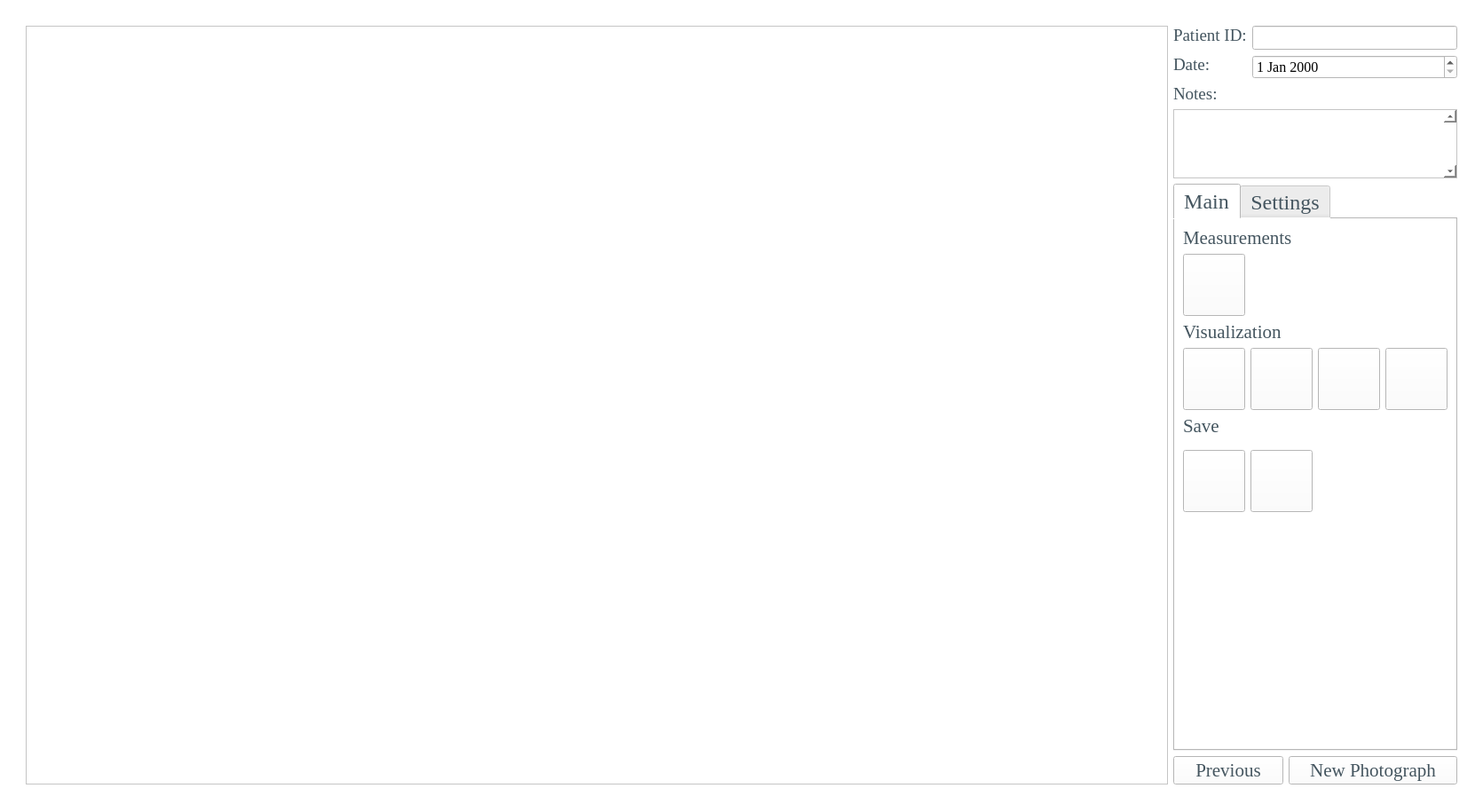
<?xml version="1.0" encoding="UTF-8"?>
<ui version="4.0">
 <class>MainWindow</class>
 <widget class="QMainWindow" name="MainWindow">
  <property name="geometry">
   <rect>
    <x>0</x>
    <y>0</y>
    <width>1671</width>
    <height>915</height>
   </rect>
  </property>
  <property name="minimumSize">
   <size>
    <width>1366</width>
    <height>768</height>
   </size>
  </property>
  <property name="windowTitle">
   <string>Emotrics+</string>
  </property>
  <property name="styleSheet">
   <string notr="true">background-color: rgb(255, 255, 255);</string>
  </property>
  <widget class="QWidget" name="centralwidget">
   <layout class="QGridLayout" name="gridLayout_2">
    <item row="0" column="0">
     <layout class="QGridLayout" name="gridLayout">
      <item row="3" column="2" colspan="2">
       <widget class="QPushButton" name="previousButton">
        <property name="font">
         <font>
          <family>Times New Roman</family>
          <pointsize>16</pointsize>
         </font>
        </property>
        <property name="styleSheet">
         <string notr="true">color: rgb(68, 85, 95);</string>
        </property>
        <property name="text">
         <string>Previous</string>
        </property>
       </widget>
      </item>
      <item row="2" column="2" colspan="5">
       <widget class="QTabWidget" name="tabWidget">
        <property name="font">
         <font>
          <family>Times New Roman</family>
          <pointsize>18</pointsize>
         </font>
        </property>
        <property name="autoFillBackground">
         <bool>false</bool>
        </property>
        <property name="styleSheet">
         <string notr="true">color: rgb(68, 85, 95);</string>
        </property>
        <property name="currentIndex">
         <number>0</number>
        </property>
        <widget class="QWidget" name="tab_3">
         <attribute name="title">
          <string>Main</string>
         </attribute>
         <layout class="QVBoxLayout" name="verticalLayout">
          <item>
           <layout class="QGridLayout" name="gridLayout_4">
            <item row="1" column="0">
             <widget class="QPushButton" name="measurementsButton">
              <property name="sizePolicy">
               <sizepolicy hsizetype="Fixed" vsizetype="Fixed">
                <horstretch>0</horstretch>
                <verstretch>0</verstretch>
               </sizepolicy>
              </property>
              <property name="minimumSize">
               <size>
                <width>70</width>
                <height>70</height>
               </size>
              </property>
              <property name="maximumSize">
               <size>
                <width>70</width>
                <height>70</height>
               </size>
              </property>
              <property name="styleSheet">
               <string notr="true">        QPushButton {
            border-image: url(/Users/kbark2017/Documents/Emotrics/Untitled-16.jpg)
        }
</string>
              </property>
              <property name="text">
               <string/>
              </property>
             </widget>
            </item>
            <item row="2" column="0" colspan="4">
             <widget class="QLabel" name="label_16">
              <property name="sizePolicy">
               <sizepolicy hsizetype="Preferred" vsizetype="Maximum">
                <horstretch>0</horstretch>
                <verstretch>0</verstretch>
               </sizepolicy>
              </property>
              <property name="font">
               <font>
                <family>Times New Roman</family>
                <pointsize>16</pointsize>
               </font>
              </property>
              <property name="styleSheet">
               <string notr="true">color: rgb(68, 85, 95);</string>
              </property>
              <property name="text">
               <string>Visualization</string>
              </property>
             </widget>
            </item>
            <item row="3" column="0">
             <widget class="QPushButton" name="toggleDotsButton">
              <property name="sizePolicy">
               <sizepolicy hsizetype="Fixed" vsizetype="Fixed">
                <horstretch>0</horstretch>
                <verstretch>0</verstretch>
               </sizepolicy>
              </property>
              <property name="minimumSize">
               <size>
                <width>70</width>
                <height>70</height>
               </size>
              </property>
              <property name="maximumSize">
               <size>
                <width>70</width>
                <height>70</height>
               </size>
              </property>
              <property name="styleSheet">
               <string notr="true"> border-image: url(/Users/kee_b/OneDrive/Documents/Design Concept/Icons/Untitled-18.jpg)
        </string>
              </property>
              <property name="text">
               <string/>
              </property>
              <property name="checkable">
               <bool>true</bool>
              </property>
             </widget>
            </item>
            <item row="0" column="0" colspan="4">
             <widget class="QLabel" name="label_15">
              <property name="sizePolicy">
               <sizepolicy hsizetype="Preferred" vsizetype="Maximum">
                <horstretch>0</horstretch>
                <verstretch>0</verstretch>
               </sizepolicy>
              </property>
              <property name="font">
               <font>
                <family>Times New Roman</family>
                <pointsize>16</pointsize>
               </font>
              </property>
              <property name="styleSheet">
               <string notr="true">color: rgb(68, 85, 95);</string>
              </property>
              <property name="text">
               <string>Measurements</string>
              </property>
             </widget>
            </item>
            <item row="3" column="2">
             <widget class="QPushButton" name="showNLFButton">
              <property name="sizePolicy">
               <sizepolicy hsizetype="Fixed" vsizetype="Fixed">
                <horstretch>0</horstretch>
                <verstretch>0</verstretch>
               </sizepolicy>
              </property>
              <property name="minimumSize">
               <size>
                <width>70</width>
                <height>70</height>
               </size>
              </property>
              <property name="maximumSize">
               <size>
                <width>70</width>
                <height>70</height>
               </size>
              </property>
              <property name="styleSheet">
               <string notr="true"> border-image: url(/Users/kee_b/OneDrive/Documents/Design Concept/Icons/Untitled-14.jpg)
        </string>
              </property>
              <property name="text">
               <string/>
              </property>
              <property name="checkable">
               <bool>true</bool>
              </property>
             </widget>
            </item>
            <item row="3" column="1">
             <widget class="QPushButton" name="toggleMidlineButton">
              <property name="sizePolicy">
               <sizepolicy hsizetype="Fixed" vsizetype="Fixed">
                <horstretch>0</horstretch>
                <verstretch>0</verstretch>
               </sizepolicy>
              </property>
              <property name="minimumSize">
               <size>
                <width>70</width>
                <height>70</height>
               </size>
              </property>
              <property name="maximumSize">
               <size>
                <width>70</width>
                <height>70</height>
               </size>
              </property>
              <property name="styleSheet">
               <string notr="true"> border-image: url(/Users/kee_b/OneDrive/Documents/Design Concept/Icons/Untitled-12.jpg)
        </string>
              </property>
              <property name="text">
               <string/>
              </property>
              <property name="checkable">
               <bool>true</bool>
              </property>
             </widget>
            </item>
            <item row="3" column="3">
             <widget class="QPushButton" name="pushButton_35">
              <property name="sizePolicy">
               <sizepolicy hsizetype="Fixed" vsizetype="Fixed">
                <horstretch>0</horstretch>
                <verstretch>0</verstretch>
               </sizepolicy>
              </property>
              <property name="minimumSize">
               <size>
                <width>70</width>
                <height>70</height>
               </size>
              </property>
              <property name="maximumSize">
               <size>
                <width>70</width>
                <height>70</height>
               </size>
              </property>
              <property name="text">
               <string/>
              </property>
              <property name="checkable">
               <bool>true</bool>
              </property>
             </widget>
            </item>
            <item row="5" column="1">
             <widget class="QPushButton" name="pushButton_32">
              <property name="sizePolicy">
               <sizepolicy hsizetype="Fixed" vsizetype="Fixed">
                <horstretch>0</horstretch>
                <verstretch>0</verstretch>
               </sizepolicy>
              </property>
              <property name="minimumSize">
               <size>
                <width>70</width>
                <height>70</height>
               </size>
              </property>
              <property name="maximumSize">
               <size>
                <width>51</width>
                <height>51</height>
               </size>
              </property>
              <property name="styleSheet">
               <string notr="true"/>
              </property>
              <property name="text">
               <string/>
              </property>
             </widget>
            </item>
            <item row="5" column="0">
             <widget class="QPushButton" name="saveDotsButton">
              <property name="sizePolicy">
               <sizepolicy hsizetype="Fixed" vsizetype="Fixed">
                <horstretch>0</horstretch>
                <verstretch>0</verstretch>
               </sizepolicy>
              </property>
              <property name="minimumSize">
               <size>
                <width>70</width>
                <height>70</height>
               </size>
              </property>
              <property name="maximumSize">
               <size>
                <width>51</width>
                <height>51</height>
               </size>
              </property>
              <property name="styleSheet">
               <string notr="true"/>
              </property>
              <property name="text">
               <string/>
              </property>
             </widget>
            </item>
            <item row="4" column="0" colspan="4">
             <widget class="QLabel" name="label_17">
              <property name="sizePolicy">
               <sizepolicy hsizetype="Preferred" vsizetype="Maximum">
                <horstretch>0</horstretch>
                <verstretch>0</verstretch>
               </sizepolicy>
              </property>
              <property name="font">
               <font>
                <family>Times New Roman</family>
                <pointsize>16</pointsize>
               </font>
              </property>
              <property name="styleSheet">
               <string notr="true">color: rgb(68, 85, 95);</string>
              </property>
              <property name="text">
               <string>Save</string>
              </property>
             </widget>
            </item>
           </layout>
          </item>
          <item>
           <spacer name="verticalSpacer_2">
            <property name="orientation">
             <enum>Qt::Vertical</enum>
            </property>
            <property name="sizeHint" stdset="0">
             <size>
              <width>20</width>
              <height>40</height>
             </size>
            </property>
           </spacer>
          </item>
         </layout>
        </widget>
        <widget class="QWidget" name="tab_4">
         <attribute name="title">
          <string>Settings</string>
         </attribute>
         <layout class="QVBoxLayout" name="verticalLayout_2">
          <item>
           <layout class="QGridLayout" name="gridLayout_5">
            <item row="2" column="1">
             <widget class="QPushButton" name="pushButton_27">
              <property name="sizePolicy">
               <sizepolicy hsizetype="Fixed" vsizetype="Fixed">
                <horstretch>0</horstretch>
                <verstretch>0</verstretch>
               </sizepolicy>
              </property>
              <property name="minimumSize">
               <size>
                <width>70</width>
                <height>70</height>
               </size>
              </property>
              <property name="maximumSize">
               <size>
                <width>70</width>
                <height>70</height>
               </size>
              </property>
              <property name="text">
               <string>PushButton</string>
              </property>
             </widget>
            </item>
            <item row="3" column="0" colspan="4">
             <widget class="QLabel" name="label_18">
              <property name="sizePolicy">
               <sizepolicy hsizetype="Preferred" vsizetype="Maximum">
                <horstretch>0</horstretch>
                <verstretch>0</verstretch>
               </sizepolicy>
              </property>
              <property name="font">
               <font>
                <family>Times New Roman</family>
                <pointsize>16</pointsize>
               </font>
              </property>
              <property name="text">
               <string>Landmark Settings</string>
              </property>
             </widget>
            </item>
            <item row="1" column="0" colspan="4">
             <widget class="QLabel" name="label_20">
              <property name="sizePolicy">
               <sizepolicy hsizetype="Preferred" vsizetype="Maximum">
                <horstretch>0</horstretch>
                <verstretch>0</verstretch>
               </sizepolicy>
              </property>
              <property name="font">
               <font>
                <family>Times New Roman</family>
                <pointsize>16</pointsize>
               </font>
              </property>
              <property name="text">
               <string>Iris Settings</string>
              </property>
             </widget>
            </item>
            <item row="4" column="3">
             <widget class="QPushButton" name="pushButton_40">
              <property name="sizePolicy">
               <sizepolicy hsizetype="Fixed" vsizetype="Fixed">
                <horstretch>0</horstretch>
                <verstretch>0</verstretch>
               </sizepolicy>
              </property>
              <property name="minimumSize">
               <size>
                <width>70</width>
                <height>70</height>
               </size>
              </property>
              <property name="maximumSize">
               <size>
                <width>70</width>
                <height>70</height>
               </size>
              </property>
              <property name="text">
               <string>PushButton</string>
              </property>
              <property name="checkable">
               <bool>false</bool>
              </property>
             </widget>
            </item>
            <item row="6" column="0">
             <widget class="QPushButton" name="adjustMidlineButton">
              <property name="sizePolicy">
               <sizepolicy hsizetype="Fixed" vsizetype="Fixed">
                <horstretch>0</horstretch>
                <verstretch>0</verstretch>
               </sizepolicy>
              </property>
              <property name="minimumSize">
               <size>
                <width>70</width>
                <height>70</height>
               </size>
              </property>
              <property name="maximumSize">
               <size>
                <width>70</width>
                <height>70</height>
               </size>
              </property>
              <property name="text">
               <string>PushButton</string>
              </property>
             </widget>
            </item>
            <item row="2" column="0">
             <widget class="QPushButton" name="pushButton_26">
              <property name="sizePolicy">
               <sizepolicy hsizetype="Fixed" vsizetype="Fixed">
                <horstretch>0</horstretch>
                <verstretch>0</verstretch>
               </sizepolicy>
              </property>
              <property name="minimumSize">
               <size>
                <width>70</width>
                <height>70</height>
               </size>
              </property>
              <property name="maximumSize">
               <size>
                <width>70</width>
                <height>70</height>
               </size>
              </property>
              <property name="text">
               <string>PushButton</string>
              </property>
             </widget>
            </item>
            <item row="5" column="0" colspan="4">
             <widget class="QLabel" name="label_19">
              <property name="sizePolicy">
               <sizepolicy hsizetype="Preferred" vsizetype="Maximum">
                <horstretch>0</horstretch>
                <verstretch>0</verstretch>
               </sizepolicy>
              </property>
              <property name="font">
               <font>
                <family>Times New Roman</family>
                <pointsize>16</pointsize>
               </font>
              </property>
              <property name="text">
               <string>Midline Settings</string>
              </property>
             </widget>
            </item>
            <item row="4" column="0">
             <widget class="QPushButton" name="addDotsButton">
              <property name="sizePolicy">
               <sizepolicy hsizetype="Fixed" vsizetype="Fixed">
                <horstretch>0</horstretch>
                <verstretch>0</verstretch>
               </sizepolicy>
              </property>
              <property name="minimumSize">
               <size>
                <width>70</width>
                <height>70</height>
               </size>
              </property>
              <property name="maximumSize">
               <size>
                <width>70</width>
                <height>70</height>
               </size>
              </property>
              <property name="text">
               <string>PushButton</string>
              </property>
              <property name="checkable">
               <bool>true</bool>
              </property>
             </widget>
            </item>
            <item row="4" column="2">
             <widget class="QPushButton" name="pushButton_43">
              <property name="sizePolicy">
               <sizepolicy hsizetype="Fixed" vsizetype="Fixed">
                <horstretch>0</horstretch>
                <verstretch>0</verstretch>
               </sizepolicy>
              </property>
              <property name="minimumSize">
               <size>
                <width>70</width>
                <height>70</height>
               </size>
              </property>
              <property name="maximumSize">
               <size>
                <width>70</width>
                <height>70</height>
               </size>
              </property>
              <property name="text">
               <string>PushButton</string>
              </property>
              <property name="checkable">
               <bool>false</bool>
              </property>
             </widget>
            </item>
            <item row="7" column="0" colspan="4">
             <widget class="QLabel" name="label_21">
              <property name="sizePolicy">
               <sizepolicy hsizetype="Preferred" vsizetype="Maximum">
                <horstretch>0</horstretch>
                <verstretch>0</verstretch>
               </sizepolicy>
              </property>
              <property name="font">
               <font>
                <family>Times New Roman</family>
                <pointsize>16</pointsize>
               </font>
              </property>
              <property name="text">
               <string>Save Settings</string>
              </property>
             </widget>
            </item>
            <item row="8" column="0">
             <widget class="QPushButton" name="pushButton_42">
              <property name="sizePolicy">
               <sizepolicy hsizetype="Fixed" vsizetype="Fixed">
                <horstretch>0</horstretch>
                <verstretch>0</verstretch>
               </sizepolicy>
              </property>
              <property name="minimumSize">
               <size>
                <width>70</width>
                <height>70</height>
               </size>
              </property>
              <property name="maximumSize">
               <size>
                <width>70</width>
                <height>70</height>
               </size>
              </property>
              <property name="text">
               <string>PushButton</string>
              </property>
             </widget>
            </item>
            <item row="4" column="1">
             <widget class="QPushButton" name="landmarkSettingButton">
              <property name="sizePolicy">
               <sizepolicy hsizetype="Fixed" vsizetype="Fixed">
                <horstretch>0</horstretch>
                <verstretch>0</verstretch>
               </sizepolicy>
              </property>
              <property name="minimumSize">
               <size>
                <width>70</width>
                <height>70</height>
               </size>
              </property>
              <property name="maximumSize">
               <size>
                <width>70</width>
                <height>70</height>
               </size>
              </property>
              <property name="text">
               <string/>
              </property>
              <property name="checkable">
               <bool>false</bool>
              </property>
             </widget>
            </item>
           </layout>
          </item>
          <item>
           <spacer name="verticalSpacer_3">
            <property name="orientation">
             <enum>Qt::Vertical</enum>
            </property>
            <property name="sizeHint" stdset="0">
             <size>
              <width>20</width>
              <height>40</height>
             </size>
            </property>
           </spacer>
          </item>
         </layout>
        </widget>
       </widget>
      </item>
      <item row="1" column="2" colspan="5">
       <layout class="QFormLayout" name="formLayout">
        <item row="0" column="0">
         <widget class="QLabel" name="label_2">
          <property name="sizePolicy">
           <sizepolicy hsizetype="Preferred" vsizetype="Maximum">
            <horstretch>0</horstretch>
            <verstretch>0</verstretch>
           </sizepolicy>
          </property>
          <property name="font">
           <font>
            <family>Times New Roman</family>
            <pointsize>14</pointsize>
           </font>
          </property>
          <property name="styleSheet">
           <string notr="true">color: rgb(68, 85, 95);</string>
          </property>
          <property name="text">
           <string>Patient ID:</string>
          </property>
         </widget>
        </item>
        <item row="0" column="1">
         <widget class="QLineEdit" name="lineEdit">
          <property name="sizePolicy">
           <sizepolicy hsizetype="Expanding" vsizetype="Maximum">
            <horstretch>0</horstretch>
            <verstretch>0</verstretch>
           </sizepolicy>
          </property>
          <property name="font">
           <font>
            <family>Times New Roman</family>
            <pointsize>12</pointsize>
           </font>
          </property>
          <property name="styleSheet">
           <string notr="true"/>
          </property>
         </widget>
        </item>
        <item row="1" column="0">
         <widget class="QLabel" name="label_4">
          <property name="sizePolicy">
           <sizepolicy hsizetype="Preferred" vsizetype="Maximum">
            <horstretch>0</horstretch>
            <verstretch>0</verstretch>
           </sizepolicy>
          </property>
          <property name="font">
           <font>
            <family>Times New Roman</family>
            <pointsize>14</pointsize>
           </font>
          </property>
          <property name="styleSheet">
           <string notr="true">color: rgb(68, 85, 95);</string>
          </property>
          <property name="text">
           <string>Date: </string>
          </property>
         </widget>
        </item>
        <item row="1" column="1">
         <widget class="QDateEdit" name="dateEdit">
          <property name="sizePolicy">
           <sizepolicy hsizetype="Minimum" vsizetype="Maximum">
            <horstretch>0</horstretch>
            <verstretch>0</verstretch>
           </sizepolicy>
          </property>
          <property name="font">
           <font>
            <family>Times New Roman</family>
            <pointsize>12</pointsize>
           </font>
          </property>
         </widget>
        </item>
        <item row="2" column="0">
         <widget class="QLabel" name="label_5">
          <property name="font">
           <font>
            <family>Times New Roman</family>
            <pointsize>14</pointsize>
           </font>
          </property>
          <property name="styleSheet">
           <string notr="true">color: rgb(68, 85, 95);</string>
          </property>
          <property name="text">
           <string>Notes:</string>
          </property>
         </widget>
        </item>
        <item row="3" column="0" colspan="2">
         <widget class="QPlainTextEdit" name="plainTextEdit">
          <property name="sizePolicy">
           <sizepolicy hsizetype="Preferred" vsizetype="Minimum">
            <horstretch>0</horstretch>
            <verstretch>0</verstretch>
           </sizepolicy>
          </property>
          <property name="font">
           <font>
            <family>Times New Roman</family>
            <pointsize>12</pointsize>
           </font>
          </property>
          <property name="frameShadow">
           <enum>QFrame::Sunken</enum>
          </property>
          <property name="verticalScrollBarPolicy">
           <enum>Qt::ScrollBarAlwaysOn</enum>
          </property>
          <property name="horizontalScrollBarPolicy">
           <enum>Qt::ScrollBarAlwaysOff</enum>
          </property>
          <property name="sizeAdjustPolicy">
           <enum>QAbstractScrollArea::AdjustToContents</enum>
          </property>
         </widget>
        </item>
       </layout>
      </item>
      <item row="2" column="0">
       <spacer name="verticalSpacer_4">
        <property name="orientation">
         <enum>Qt::Vertical</enum>
        </property>
        <property name="sizeHint" stdset="0">
         <size>
          <width>20</width>
          <height>40</height>
         </size>
        </property>
       </spacer>
      </item>
      <item row="0" column="1">
       <spacer name="horizontalSpacer_2">
        <property name="orientation">
         <enum>Qt::Horizontal</enum>
        </property>
        <property name="sizeHint" stdset="0">
         <size>
          <width>40</width>
          <height>20</height>
         </size>
        </property>
       </spacer>
      </item>
      <item row="3" column="4" colspan="3">
       <widget class="QPushButton" name="loadNewPhotoButton">
        <property name="font">
         <font>
          <family>Times New Roman</family>
          <pointsize>16</pointsize>
         </font>
        </property>
        <property name="styleSheet">
         <string notr="true">color: rgb(68, 85, 95);</string>
        </property>
        <property name="text">
         <string>New Photograph</string>
        </property>
       </widget>
      </item>
      <item row="1" column="1" rowspan="3">
       <widget class="ImageViewer" name="displayImage"/>
      </item>
     </layout>
    </item>
    <item row="0" column="2">
     <spacer name="verticalSpacer">
      <property name="orientation">
       <enum>Qt::Vertical</enum>
      </property>
      <property name="sizeHint" stdset="0">
       <size>
        <width>20</width>
        <height>40</height>
       </size>
      </property>
     </spacer>
    </item>
   </layout>
  </widget>
  <widget class="QMenuBar" name="menubar">
   <property name="geometry">
    <rect>
     <x>0</x>
     <y>0</y>
     <width>1671</width>
     <height>26</height>
    </rect>
   </property>
  </widget>
  <widget class="QStatusBar" name="statusbar"/>
 </widget>
 <customwidgets>
  <customwidget>
   <class>ImageViewer</class>
   <extends>QGraphicsView</extends>
   <header>ImageViewerandProcess2.h</header>
  </customwidget>
 </customwidgets>
 <resources/>
 <connections/>
</ui>
